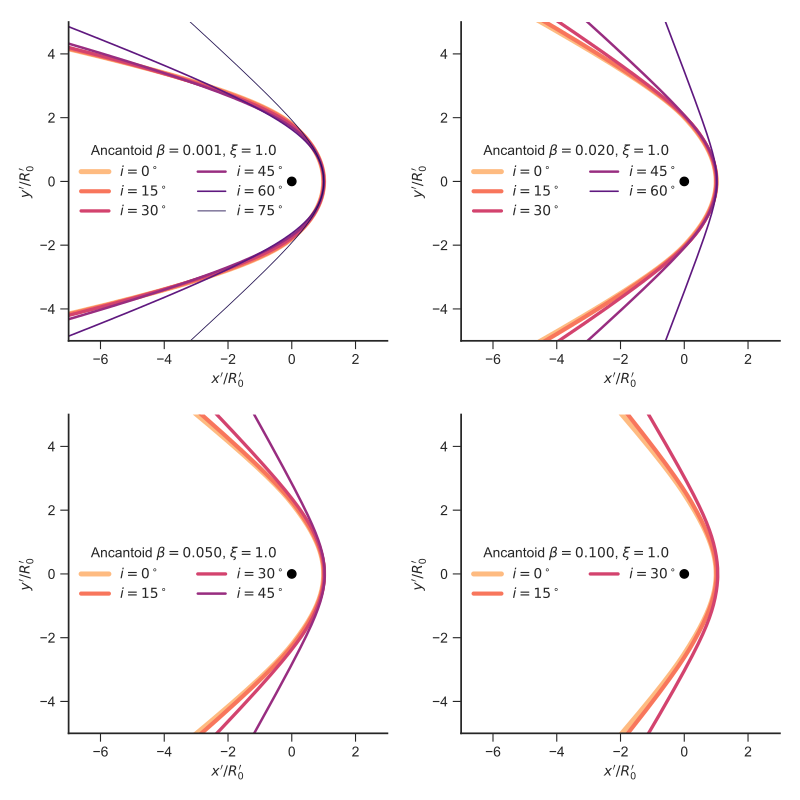

The script that drew this image:
import sys
import numpy as np
from matplotlib import pyplot as plt
import seaborn as sns
from bow_projection import (xyprime_t, theta_infinity, theta_0_90,
                            characteristic_radii_projected)
from ancantoid_shape import Ancantoid

figfile = sys.argv[0].replace('.py', '.pdf')

sns.set_style('ticks')
fig, axes = plt.subplots(2, 2, figsize=(8, 8))

inclinations = [0, 15, 30, 45, 60, 75]
linewidths = [2.4, 2.0, 1.6, 1.2, 0.8, 0.4]
colors = sns.color_palette('magma_r', n_colors=len(inclinations))

for xi, beta, ax in [[1.0, 0.001, axes[0, 0]],
                     [1.0, 0.02, axes[0, 1]],
                     [1.0, 0.05, axes[1, 0]],
                     [1.0, 0.1, axes[1, 1]],]:

    label = fr"Ancantoid $\beta = {beta:.3f}$, $\xi = {xi:.1f}$"
    shape = Ancantoid(xi=xi, beta=beta, n=301)
    th_inf = theta_infinity(shape)
    for inc_dg, color, lw in zip(inclinations, colors, linewidths):
        inc = np.radians(inc_dg)
        th0, th90 = theta_0_90(inc, shape)
        th = np.linspace(th0, th_inf, 301)
        xp, yp = xyprime_t(th, inc, shape)
        m = np.isfinite(xp) & np.isfinite(yp)
        if m.sum() == 0:
            # Case of no tangent line at all at this inclination
            continue
        xxp = np.concatenate((xp[m][::-1], xp[m]))
        yyp = np.concatenate((-yp[m][::-1], yp[m]))
        radii = characteristic_radii_projected(inc, shape)
        R0p = radii['R_0 prime']
        ax.plot(xxp/R0p, yyp/R0p,
                label=fr"$i = {inc_dg:d}^\circ$",
                color=color, lw=1.5*lw)

    ax.plot([0], [0], 'o', color='k')

    ax.legend(title=label, ncol=2, loc="center left")
    ax.set(
        xlabel=r"$x' / R_0'$",
        ylabel=r"$y' / R_0'$",
        xlim=[-7, 3],
        ylim=[-5, 5],
    )
    ax.set_aspect('equal', adjustable='box')

sns.despine()
fig.tight_layout()
fig.savefig(figfile)
print(figfile, end='')
